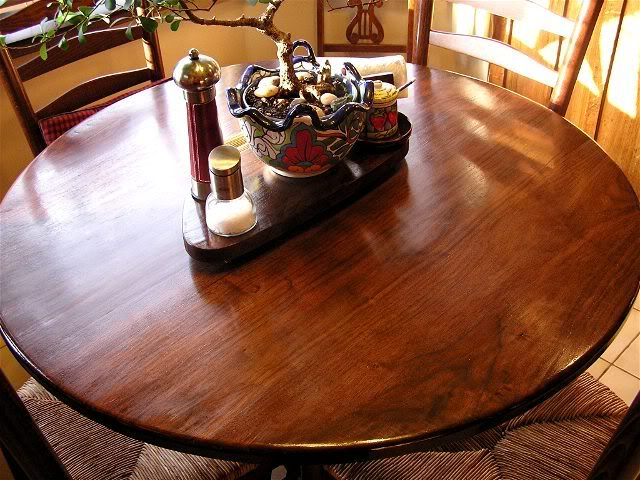
%> input picture MIMT/sources/table.jpg, 640 x 480 px
$ octave blendmodedemos.m   (GNU Octave 9; MATLAB toolbox functions it lacks are replaced by stand-ins)
%> lines starting %> are read from the running program, lines starting %| are printed output that depends on the picture; in (x1, y1, x2, y2) boxes, pixels count from 0 and x2, y2 are one past the last pixel; in counts of white or black regions, pixels touching at a corner belong together; the program's own positions count from 1
### MIMT/hsy2rgb.m
function outpict=hsy2rgb(inpict,mode)
%   HSY2RGB(INPICT, {MODE})
%       Extract an rgb image from a normalized polar adaptation of YPbPr
%       This is offered as an unconventional alternative to HuSL or
%       LCH for general image editing without causing large perceived
%       brightness distortions when changing hue/saturation
%
%       This actually uses YPbPr just for numeric convenience
%       Chroma is normalized and clamped in this method.
%
%       Normalization forces color points to stay within the RGB cube.
%       This prevents clipping when rotating H for points with high S.
%       Furthermore, it mimics HuSL behavior in that S is bounded.
%       One could debate whether this is desired behavior.
%
%       HSYp variant is normalized and bounded to the maximum biconic subset of the projected RGB space.
%       This means HSYp avoids distortion of the chroma space when normalizing, preserving the uniformity
%       of the parent space. Unfortunately, this also means it can only render colors near the neutral axis (pastels).
%
%       HSYn variant is still normalized WRT the maximal rotationally-symmetric subset as in HSYp
%       but specified chroma is bound only by the extent of the projected RGB space.  In this mode,
%       100% S still refers to the extent of HSYp, but color points can be specified with S>100%,
%       so long as they stay within the RGB cube. This allows uniform access to the entire projected RGB space,
%       unlike HSYp; it also allows for data truncation to occur before conversion, unlike YPbPr methods.
%
%       HSYp and HSYn are mostly useful for relative specification of uniform colors.
%
%   MODE specifies the normalization and bounding behavior.
%       'normal' normalizes to the extent of the projected RGB space (HSY) (default)
%       'pastel' normalizes to the maximal biconic subset of the projected RGB space (HSYp)
%       'native' normalizes as in 'pastel' mode, but bounds as in 'normal' mode (HSYn)
%
%   INPICT is of type double, in the range:
%       H \in [0 360)
%       S \in [0 1]
%       Y \in [0 1]
%
%   Output is of type double, in the range [0 1]
%
%   See also: RGB2HSY, RGB2HUSL, HUSL2RGB, RGB2LCH, LCH2RGB, MAXCHROMA, CSVIEW.

% Since this method uses a LUT to normalize S, this dimension is quantized.
% if some smaller step size is desired, modify 'st'


if ~exist('mode','var')
    mode='normal';
end

st=255; % <<< change this to alter LUT size
A=[0.299,0.587,0.114;-0.1687367,-0.331264,0.5;0.5,-0.418688,-0.081312];
Axyz=circshift(A,-1);
Ai=permute(inv(A),[1 3 2]);

% calculate maximal boundary
if any(strcmpi(mode,{'normal','native'}))
    % color angles
    bl=mod(atan2(A(3,3),A(2,3)),2*pi);
    mg=mod(atan2(A(3,3)+A(3,1),A(2,3)+A(2,1)),2*pi);
    rd=mod(atan2(A(3,1),A(2,1)),2*pi);
    yl=mod(atan2(A(3,1)+A(3,2),A(2,1)+A(2,2)),2*pi);
    gr=mod(atan2(A(3,2),A(2,2)),2*pi);
    cy=mod(atan2(A(3,2)+A(3,3),A(2,2)+A(2,3)),2*pi);
    % black point is at [0 0 0]
    % white point is at [0 0 1]

    % magenta, yellow, cyan corner vectors
    vmg=Axyz(:,1)+Axyz(:,3)-[0 0 1]';
    vyl=Axyz(:,1)+Axyz(:,2)-[0 0 1]';
    vcy=Axyz(:,2)+Axyz(:,3)-[0 0 1]';

    % normals for lower, upper planes
    nr0=cross(Axyz(:,2),Axyz(:,3));
    nb0=cross(Axyz(:,1),Axyz(:,2));
    ng0=cross(Axyz(:,3),Axyz(:,1));
    nr1=cross(vmg,vyl);
    ng1=cross(vyl,vcy);
    nb1=cross(vcy,vmg);

    % find maximal boundaries for S(H,Y)
    y=0:1/st:1; h=0:(2*pi)/st:(2*pi);
    [Y H]=meshgrid(y,h);
    a=cos(H);
    b=sin(H);
    kt=zeros(size(H)); kb=kt;
    % bottom planes G=0, B=0, R=0
    mask=H>=bl | H<rd;
    kb(mask)=-ng0(3)*Y(mask)./(ng0(1)*a(mask) + ng0(2)*b(mask));
    mask=H>=rd & H<gr;
    kb(mask)=-nb0(3)*Y(mask)./(nb0(1)*a(mask) + nb0(2)*b(mask));
    mask=H>=gr & H<bl;
    kb(mask)=-nr0(3)*Y(mask)./(nr0(1)*a(mask) + nr0(2)*b(mask));
    % top planes R=1, G=1, B=1
    mask=H>=mg & H<yl;
    kt(mask)=(nr1(3)-nr1(3)*Y(mask))./(nr1(1)*a(mask) + nr1(2)*b(mask));
    mask=H>=yl & H<cy;
    kt(mask)=(ng1(3)-ng1(3)*Y(mask))./(ng1(1)*a(mask) + ng1(2)*b(mask));
    mask=H>=cy | H<mg;
    kt(mask)=(nb1(3)-nb1(3)*Y(mask))./(nb1(1)*a(mask) + nb1(2)*b(mask));

    % find limiting radius from min parameter value
    k=min(kt,kb);
    Cmax=sqrt((a.*k).^2 + (b.*k).^2);
end

% calculate biconic boundary
if any(strcmpi(mode,{'pastel','native'}))
    rd=mod(atan2(A(3,1),A(2,1)),2*pi);
    Ybreak=0.50195313;
    Cbreak=0.28211668;
    Y=0:1/st:1;
    Cpastel=zeros(size(Y));

    mk=Y<Ybreak;
    Cpastel(mk)=Cbreak/Ybreak*Y(mk);
    Cpastel(~mk)=Cbreak-Cbreak/(1-Ybreak)*(Y(~mk)-Ybreak);
end

H=mod(inpict(:,:,1),360)*pi/180;
S=max(inpict(:,:,2),0);
Y=max(min(inpict(:,:,3),1),0);
C=zeros(size(S));

% align H with PbPr plane
% instead of cube corner
H=mod(H+rd,2*pi);

% clamp and denormalize S
if strcmpi(mode,'normal')
    Hp=round(H/(2*pi)*st)+1;
    Yp=round(Y*st)+1;

	Hp(isnan(Hp))=1;
	cm=Cmax(sub2ind([1 1]*st+1,Hp,Yp)); % explodes here if hue is NaN

    S=min(S,1);
    mask=(cm<1/512);
    C(~mask)=S(~mask).*cm(~mask);
elseif strcmpi(mode,'pastel')
    Yp=round(Y*st)+1;
    cp=Cpastel(Yp);
    S=min(S,1);
    mask=(cp<1/512);
    C(~mask)=S(~mask).*cp(~mask);
elseif strcmpi(mode,'native')
    Hp=round(H/(2*pi)*st)+1;
    Yp=round(Y*st)+1;

	Hp(isnan(Hp))=1;
	cm=Cmax(sub2ind([1 1]*st+1,Hp,Yp)); % explodes here if hue is NaN

    cp=Cpastel(Yp);
    S=min(S,cm./cp);
    mask=(cm<1/512);
    C(~mask)=S(~mask).*cp(~mask);
end

yc(:,:,2)=C.*cos(H); % B
yc(:,:,3)=C.*sin(H); % R
yc(:,:,1)=Y;

% do YPbPr transform here just to save 12ms
pict(:,:,1)=sum(bsxfun(@times,yc,Ai(1,:,:)),3);
pict(:,:,2)=sum(bsxfun(@times,yc,Ai(2,:,:)),3);
pict(:,:,3)=sum(bsxfun(@times,yc,Ai(3,:,:)),3);

outpict=max(min(pict,1),0);

end

### MIMT/eoline.m
function outpict=eoline(inpict,dim,rat,offset)
%   EOLINE(INPICT, DIM, RATIO, {OFFSET})
%       extracts every N/D lines from INPICT
%       can be used for generating grids and regular line fields
%
%   INPICT is a 2-D, 3-D or 4-D image array
%   DIM specifies the dimension along which to scan
%       1 returns rows
%       2 returns columns
%   RATIO is a 2-element vector specifying how many lines should be extracted
%       e.g. for [3 4] three of every four lines are extracted
%   OFFSET specifies a frame offset (default 0)
%
%   Accepts any standard image class

if nargin==3
    offset=0;
end

rat=round(rat);
offset=round(offset);
outpict=zeros(size(inpict),class(inpict));
for f=1:1:size(inpict,4);
    if dim==1
        lines=1:size(inpict,1);
        lines=lines.*ismember(mod(lines+offset,rat(2)),(1:rat(1)));
        outpict(lines(lines~=0),:,:,f)=inpict(lines(lines~=0),:,:,f);
    else
        lines=1:size(inpict,2);
        lines=lines.*ismember(mod(lines+offset,rat(2)),(1:rat(1)));
        outpict(:,lines(lines~=0),:,f)=inpict(:,lines(lines~=0),:,f);
    end
end

return

### MIMT/imcast.m
function [outpict inclass]=imcast(inpict,outclass)
%   [OUTPICT INCLASS]=IMCAST(INPICT,OUTCLASS)
%       Scale and recast image data and return class of input
%       This is more succinct than using getrangefromclass()
%       and im2double(), im2uint8(), etc.
%
%       This is a convenience not only because it is succinct
%       and parameterizes the class assignment, but it also
%       increases portability and potential speed, using
%       precompiled IPT tools when available.  If IPT is not
%       installed, m-code conversions are used instead.
%
%   INPICT may be of any supported class
%   OUTCLASS is a string describing any supported class
%
%   Supported classes are:
%   'uint8','uint16','int16','double','single','logical'
%
%   When casting an image as logical, the behavior is to threshold
%   the image at 50% of its white value. This varies from the behavior
%   calling logical(inpict), which sets all nonzero pixels to 1.
%
%   TYPICAL USE:
%   % convert unknown input to a known class
%      [workingcopy inclass]=imcast(inpict,'double');
%   % do a bunch of operations in floating point
%      outpict=someoperation(workingcopy);
%   % recast output to match original image class
%      outpict=imcast(workingcopy,inclass);
%


% native m-code methods are much slower than the IPT methods
% at least in R2009b; in R2015b, the difference isn't as big

% IPT methods use precompiled private conversion functions
% so see if we can exploit that first

inclass=class(inpict);
outclass=lower(outclass);

if strcmp(inclass,outclass)
	outpict=inpict;
	return;
end

% IF IPT IS INSTALLED
if license('test', 'image_toolbox')
	switch outclass
		case 'uint8'
			outpict=im2uint8(inpict);
		case 'double'
			outpict=im2double(inpict);
		case 'single'
			outpict=im2single(inpict);
		case 'uint16'
			outpict=im2uint16(inpict);
		case 'int16'
			outpict=im2int16(inpict);
		case 'logical'
			switch inclass
				case 'uint8'
					outpict=inpict>127;
				case 'uint16'
					outpict=inpict>32768;
				case 'int16'
					outpict=inpict>0;
				case {'double','single'}
					outpict=inpict>0.5;
			end
		otherwise
			error('IMCAST: unsupported image class for output')
	end

	return;
end

% IF IPT IS NOT INSTALLED
% i'm not sure how to make this any faster in m-code
% logical thresholding might not be appropriate in all cases
switch inclass
	case 'uint8'
		switch outclass
			case 'uint16'
				outpict=uint16(inpict)*257;
			case 'int16'
				outpict=int16(int32(inpict)*257-32768);
			case {'double','single'}
				outpict=cast(inpict,outclass)/255;
			case 'logical'
				outpict=inpict>127;
			otherwise
				error('IMCAST: unsupported image class for output')
		end

	case 'uint16'
		switch outclass
			case 'uint8'
				outpict=uint8(inpict/257);
			case 'int16'
				outpict=int16(int32(inpict)-32768);
			case {'double','single'}
				outpict=cast(inpict,outclass)/65535;
			case 'logical'
				outpict=inpict>32767;
			otherwise
				error('IMCAST: unsupported image class for output')
		end

	case 'int16'
		switch outclass
			case 'uint8'
				outpict=uint8((int32(inpict)+32768)/257);
			case 'uint16'
				outpict=uint16(int32(inpict)+32768);
			case {'double','single'}
				outpict=(cast(inpict,outclass)+32768)/65535;
			case 'logical'
				outpict=inpict>0;
			otherwise
				error('IMCAST: unsupported image class for output')
		end

	case {'double','single','logical'}
		switch outclass
			case 'uint8'
				outpict=uint8(inpict*255);
			case 'uint16'
				outpict=uint16(inpict*65535);
			case 'int16'
				outpict=int16(inpict*65535-32768);
			case {'double','single'}
				outpict=cast(inpict,outclass);
			case 'logical'
				outpict=inpict>0.5;
			otherwise
				error('IMCAST: unsupported image class for output')
		end

	otherwise
		error('IMCAST: unsupported image class for input')
end


end

### MIMT/replacepixels.m
function outpict=replacepixels(newcolor,inpict,mask)
%   REPLACEPIXELS(NEWCOLOR, INPICT, MASK)
%   REPLACEPIXELS(NEWPICT, INPICT, MASK)
%       returns a copy of INPICT with all selected pixels replaced by NEWCOLOR.
%       alternatively, replacement can be sourced from NEWPICT
%       mask may be logical or intensity
%       mask can be specified using multimask() or findpixels()
%
%   INPICT is an image or 4-D image array (I/IA or RGB/RGBA)
%   NEWCOLOR is a 3-element row vector specifying the replacement color
%   NEWPICT is an image array (I/IA or RGB/RGBA)
%   MASK is an image or 4-D array specifying pixel locations to replace
%       MASK can have 1,2,3, or 4 channels, depending on dim3 of INPICT
%
%   CLASS SUPPORT:
%       inputs may be 'uint8','uint16','int16','single','double', or 'logical'
%
%       return class matches INPICT class unless NEWCOLOR contains NaN
%       when sum(isnan(newcolor))~=0, return class is double
%       Using NaN in NEWCOLOR invokes extra dimension restrictions and speed penalties


% safeguard things so bsxfun doesn't explode
try
	[mask maskclass]=imcast(mask,'double');
catch b
	error('REPLACEPIXELS: Unsupported image class for MASK')
end
try
	[inpict inclass]=imcast(inpict,'double');
catch b
	error('REPLACEPIXELS: Unsupported image class for INPICT')
end
try
	newcolor=imcast(newcolor,'double');
catch b
	error('REPLACEPIXELS: Unsupported image class for NEWPICT/NEWCOLOR')
end

% expanding inputs and mask along dimension 3 is solved with bsxfun later
if mod(size(inpict,3),size(mask,3))~=0
	fprintf('MASK has %d channels\nINPICT has %d channels\n',size(mask,3),size(inpict,3));
    error('REPLACEPIXELS: dim3 of INPICT must be integer multiple of dim3 of MASK')
end

% check if height & width match
sFG=size(newcolor);
sBG=size(inpict);
sMASK=size(mask);
if any(sFG(1:2)~=sBG(1:2)) && numel(newcolor)~=3
    error('REPLACEPIXELS: fg/bg dimension mismatch')
elseif any(sBG(1:2)~=sMASK(1:2))
    error('REPLACEPIXELS: mask/image dimension mismatch')
end

if numel(newcolor)==3
	newcolor=reshape(newcolor,[1 1 3]);
	iscolor=1;
else
	iscolor=0;
end

% multiplicative masking doesn't work with NaNs
logmask=strcmp(maskclass,'logical');
mch=size(mask,3);
mfr=size(mask,4);
nch=size(newcolor,3);
nfr=size(newcolor,4);

if sum(sum(sum(sum(isnan(inpict)))))~=0 && logmask
	mask=logical(mask);
	a=zeros(size(inpict));
	for f=1:size(inpict,4)
		mf=min(f,mfr);
		for c=1:size(inpict,3)
			mc=min(c,mch);

			thism=logical(1-mask(:,:,mc,mf));

			inchan=inpict(:,:,c,f);
			outchan=a(:,:,c,f);
			outchan(thism)=inchan(thism);

			a(:,:,c,f)=outchan;
		end
	end
else
	a=bsxfun(@times,inpict,1-mask);
end
if sum(sum(sum(isnan(newcolor))))~=0 && logmask
	mask=logical(mask);
	b=zeros(size(inpict));
	for f=1:size(inpict,4)
		mf=min(f,mfr);
		nf=min(f,nfr);
		for c=1:size(inpict,3)
			mc=min(c,mch);
			nc=min(c,nch);
			outchan=b(:,:,c,f);
			if iscolor
				outchan(mask(:,:,mc,mf))=newcolor(:,:,c);
			else
				inchan=newcolor(:,:,nc,nf);
				outchan(mask(:,:,mc,mf))=inchan(mask(:,:,mc,mf));
			end

			b(:,:,c,f)=outchan;
		end
	end
else
	b=bsxfun(@times,newcolor,mask);
end

outpict=bsxfun(@plus,a,b);

% int classes do not support NaN
if sum(sum(sum(isnan(outpict))))~=0
	disp('REPLACEPIXELS: output contain NaNs; Output class forced double.')
    inclass='double';
end

outpict=imcast(outpict,inclass);

end

### MIMT/demo scripts/blendmodedemos.m
% BLEND MODE DEMOS

%% color blend modes demo %%%%%%%%%%%%%%%%%%%%%%%%%%%%%%%%%%%%%%%%%%%%%%%%%%%
clear all; %clc
bg=imread('sources/table.jpg');
%> bg is the input picture: size 480x640x3 uint8; mean R, G, B 137.2, 93.7, 72.7

s=size(bg);
%> s = [480 640 3]
hx=0:360/s(2):(360-360/s(2));
%> hx = 640 values from 0 to 359.4
hy=0:180/s(1):(180-180/s(1));
%> hy = 480 values from 0 to 179.6
[Hx Hy]=meshgrid(hx,hy);
S=ones(size(Hx))*0.8;
Y=ones(size(Hx))*0.5;
fg1=hsy2rgb(cat(3,mod(Hx+Hy,360),S,Y),'pastel');
%> in hsy2rgb, `C(~mask)=S(~mask).*cp(~mask);`: C: size 480x640 double; every value is 0.226
%> in hsy2rgb, `yc(:,:,3)=C.*sin(H);`:
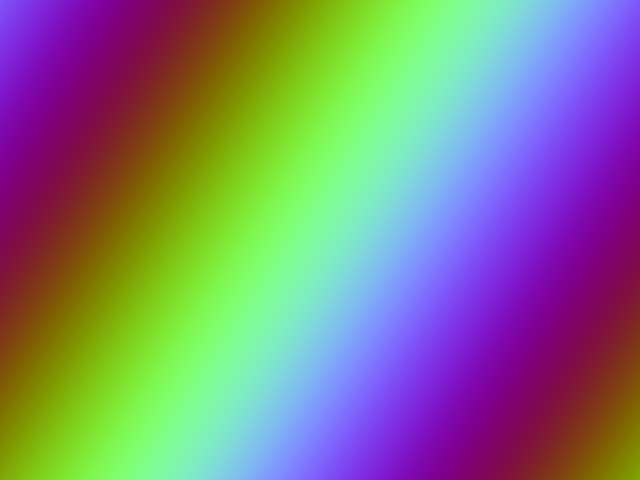
%> yc: size 480x640x3 double; mean R, G, B 0, 7.04e-18, -6.11e-17; drawn with min black and max white
%> in hsy2rgb, `yc(:,:,1)=Y;`:
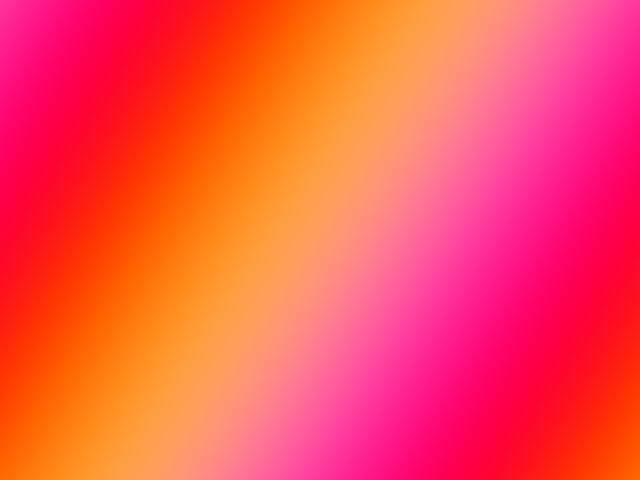
%> yc: size 480x640x3 double; mean R, G, B 0.5, 7.04e-18, -6.11e-17; drawn with min black and max white
%> in hsy2rgb, `pict(:,:,1)=sum(bsxfun(@times,yc,Ai(1,:,:)),3);`:
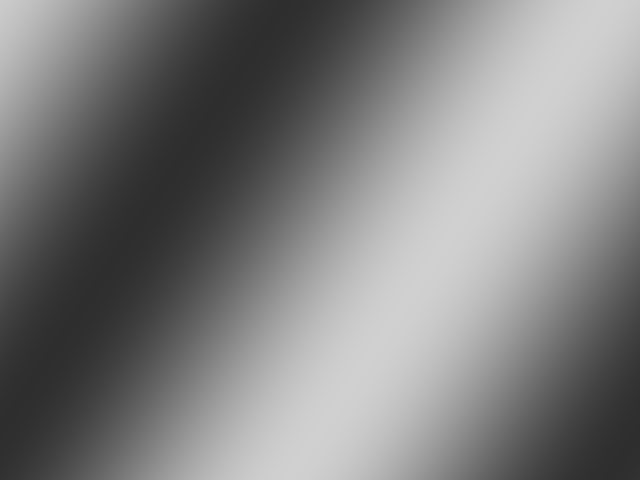
%> pict: size 480x640 double; min 0.184, max 0.816, mean 0.5
%> in hsy2rgb, `pict(:,:,3)=sum(bsxfun(@times,yc,Ai(3,:,:)),3);`:
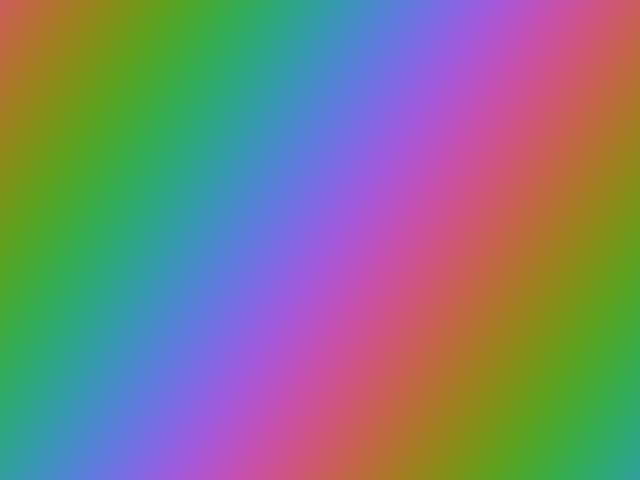
%> pict: size 480x640x3 double; mean R, G, B 0.5, 0.5, 0.5
%fg1=lingrad(s,[0 0; 1 0],[1 1 0; 1 0 0]*255);

fg2=flipdim(fg1,1);
mask=eoline(true(s(1:2)),2,[20 40]);
%> after the loop in eoline, `for f=1:1:size(inpict,4);`:
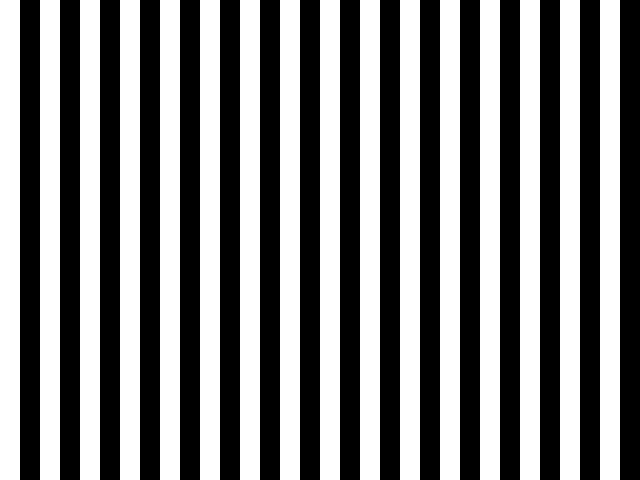
%> outpict: size 480x640 logical; 50% white; 16 white regions, largest, box (x1, y1, x2, y2) and area: (0, 0, 20, 480) 9600, (40, 0, 60, 480) 9600, (80, 0, 100, 480) 9600
fg=replacepixels(fg1,fg2,mask);
%huemask=lingrad(s,[0 0; 0 1],[0 0 0; 1 1 1]*255);
%fg=imblend(huemask,fg,1,'permute y>h',0.5);

%> (the run ends here)

$ run again, with MIMT/sources/bananas.jpg copied over MIMT/sources/table.jpg
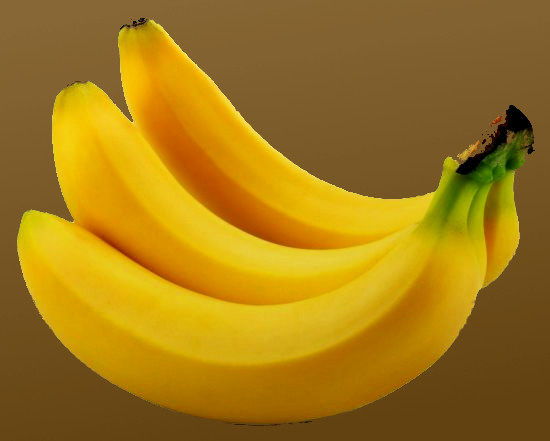
%> input picture MIMT/sources/bananas.jpg, 550 x 441 px
%> bg is the input picture: size 441x550x3 uint8; mean R, G, B 162.1, 121.1, 22.8
%> C: size 441x550 double; every value is 0.226
%> after the loop in eoline, `for f=1:1:size(inpict,4);`:
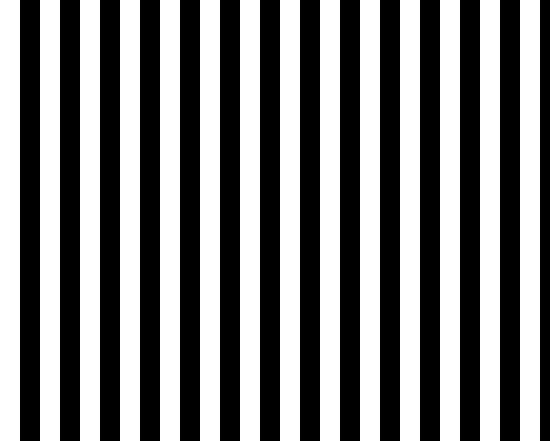
%> outpict: size 441x550 logical; 50.9% white; 14 black regions, largest, box (x1, y1, x2, y2) and area: (20, 0, 40, 441) 8820, (60, 0, 80, 441) 8820, (100, 0, 120, 441) 8820

$ run again, with MIMT/sources/blacklight2.jpg copied over MIMT/sources/table.jpg
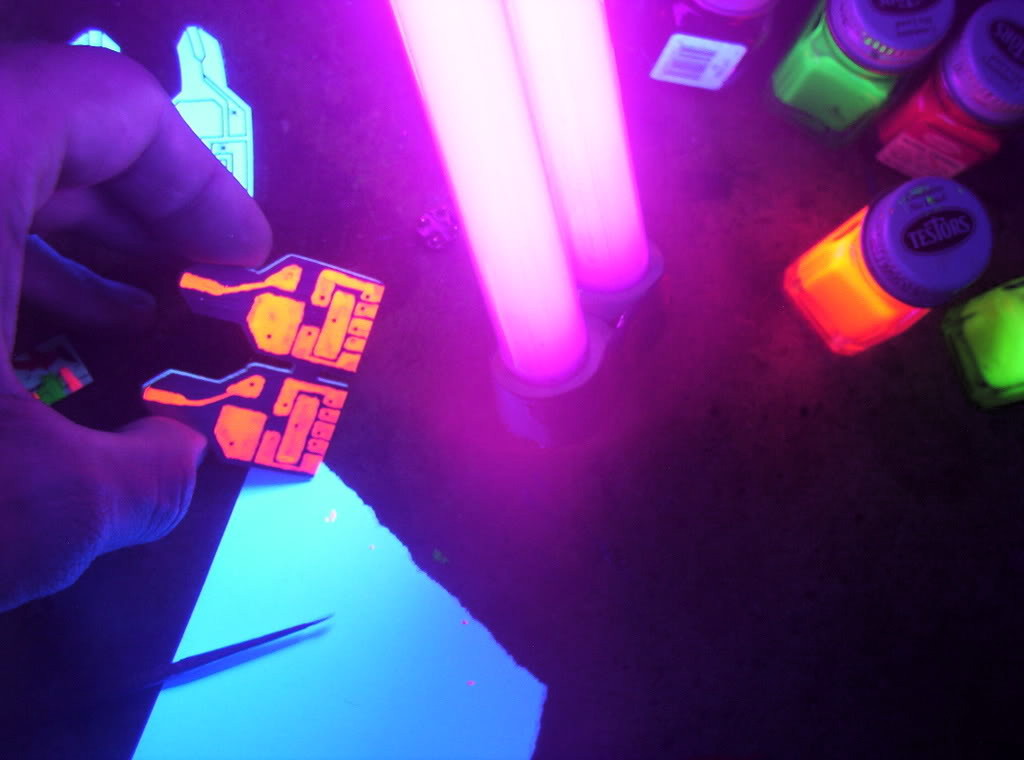
%> input picture MIMT/sources/blacklight2.jpg, 1024 x 760 px
%> bg is the input picture: size 760x1024x3 uint8; mean R, G, B 100, 56.6, 135
%> C: size 760x1024 double; every value is 0.226
%> after the loop in eoline, `for f=1:1:size(inpict,4);`:
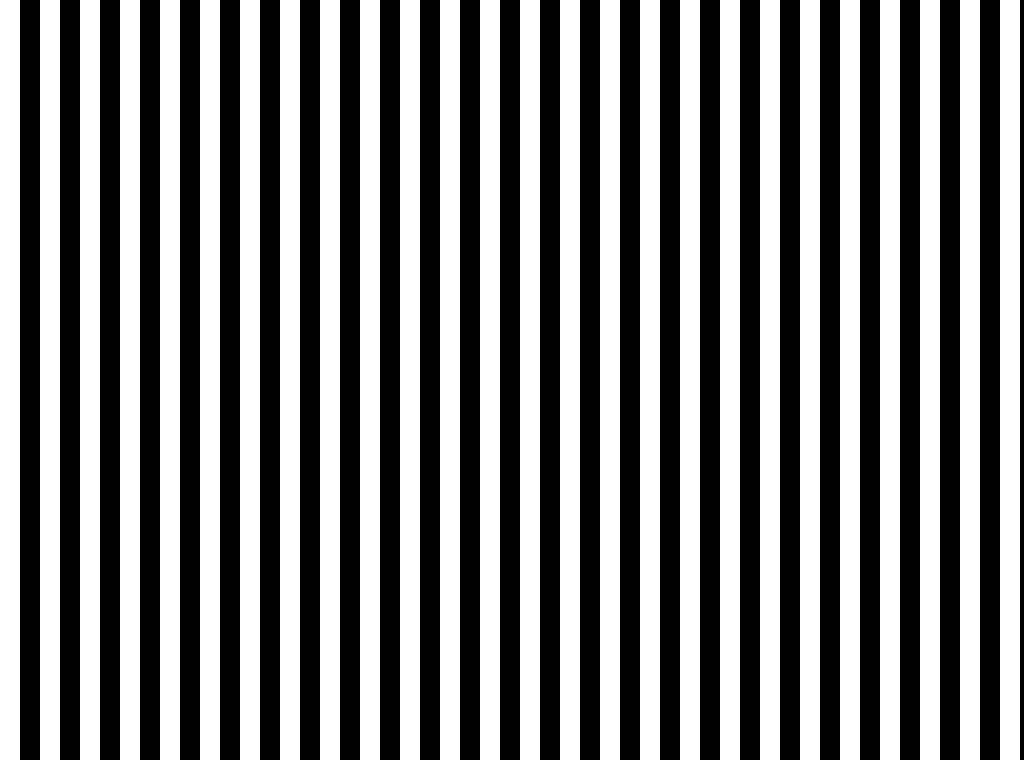
%> outpict: size 760x1024 logical; 50.8% white; 26 black regions, largest, box (x1, y1, x2, y2) and area: (20, 0, 40, 760) 15200, (60, 0, 80, 760) 15200, (100, 0, 120, 760) 15200
